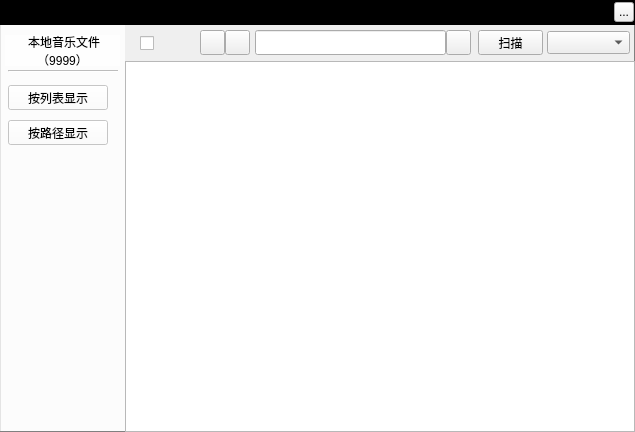
<?xml version="1.0" encoding="UTF-8"?>
<ui version="4.0">
 <class>MusicLocalSongsManagerWidget</class>
 <widget class="QWidget" name="MusicLocalSongsManagerWidget">
  <property name="geometry">
   <rect>
    <x>0</x>
    <y>0</y>
    <width>635</width>
    <height>432</height>
   </rect>
  </property>
  <property name="windowTitle">
   <string>MusicLocalSongsManagerWidget</string>
  </property>
  <property name="styleSheet">
   <string notr="true">#MusicLocalSongsManagerWidget{border:1px solid gray}</string>
  </property>
  <widget class="QLabel" name="topTitleBar">
   <property name="geometry">
    <rect>
     <x>0</x>
     <y>0</y>
     <width>635</width>
     <height>25</height>
    </rect>
   </property>
   <property name="styleSheet">
    <string notr="true">background:black</string>
   </property>
   <property name="text">
    <string/>
   </property>
  </widget>
  <widget class="QLabel" name="topTitleName">
   <property name="geometry">
    <rect>
     <x>10</x>
     <y>0</y>
     <width>100</width>
     <height>25</height>
    </rect>
   </property>
   <property name="styleSheet">
    <string notr="true">color:&quot;#FFFFFF&quot;;font-weight:bold</string>
   </property>
   <property name="text">
    <string>本地歌曲管理</string>
   </property>
  </widget>
  <widget class="QToolButton" name="topTitleCloseButton">
   <property name="geometry">
    <rect>
     <x>614</x>
     <y>2</y>
     <width>20</width>
     <height>20</height>
    </rect>
   </property>
   <property name="text">
    <string>...</string>
   </property>
  </widget>
  <widget class="QWidget" name="widget" native="true">
   <property name="geometry">
    <rect>
     <x>0</x>
     <y>25</y>
     <width>125</width>
     <height>406</height>
    </rect>
   </property>
   <property name="styleSheet">
    <string notr="true">background:rgba(255,255,255,200)</string>
   </property>
   <widget class="QPushButton" name="showlistButton">
    <property name="geometry">
     <rect>
      <x>8</x>
      <y>60</y>
      <width>100</width>
      <height>25</height>
     </rect>
    </property>
    <property name="text">
     <string>按列表显示</string>
    </property>
   </widget>
   <widget class="QPushButton" name="showPathButton">
    <property name="geometry">
     <rect>
      <x>8</x>
      <y>95</y>
      <width>100</width>
      <height>25</height>
     </rect>
    </property>
    <property name="text">
     <string>按路径显示</string>
    </property>
   </widget>
   <widget class="QLabel" name="songCountLabel">
    <property name="geometry">
     <rect>
      <x>5</x>
      <y>10</y>
      <width>115</width>
      <height>31</height>
     </rect>
    </property>
    <property name="text">
     <string> 本地音乐文件（9999）</string>
    </property>
    <property name="alignment">
     <set>Qt::AlignCenter</set>
    </property>
    <property name="wordWrap">
     <bool>true</bool>
    </property>
   </widget>
   <widget class="Line" name="line">
    <property name="geometry">
     <rect>
      <x>8</x>
      <y>45</y>
      <width>110</width>
      <height>2</height>
     </rect>
    </property>
    <property name="orientation">
     <enum>Qt::Horizontal</enum>
    </property>
   </widget>
  </widget>
  <widget class="MusicTableWidgetAbstract" name="songlistsTable">
   <property name="geometry">
    <rect>
     <x>125</x>
     <y>61</y>
     <width>510</width>
     <height>371</height>
    </rect>
   </property>
  </widget>
  <widget class="QWidget" name="toolWidget" native="true">
   <property name="geometry">
    <rect>
     <x>125</x>
     <y>25</y>
     <width>509</width>
     <height>36</height>
    </rect>
   </property>
   <widget class="QCheckBox" name="allSelectedcheckBox">
    <property name="geometry">
     <rect>
      <x>15</x>
      <y>10</y>
      <width>48</width>
      <height>16</height>
     </rect>
    </property>
   </widget>
   <widget class="QToolButton" name="auditionButton">
    <property name="geometry">
     <rect>
      <x>75</x>
      <y>5</y>
      <width>25</width>
      <height>25</height>
     </rect>
    </property>
   </widget>
   <widget class="QToolButton" name="addButton">
    <property name="geometry">
     <rect>
      <x>100</x>
      <y>5</y>
      <width>25</width>
      <height>25</height>
     </rect>
    </property>
   </widget>
   <widget class="QLineEdit" name="searchLineEdit">
    <property name="geometry">
     <rect>
      <x>130</x>
      <y>5</y>
      <width>191</width>
      <height>25</height>
     </rect>
    </property>
    <property name="styleSheet">
     <string notr="true">border-image: url(:/image/searchline);color:#6495ED;</string>
    </property>
   </widget>
   <widget class="QPushButton" name="scanButton">
    <property name="geometry">
     <rect>
      <x>353</x>
      <y>5</y>
      <width>65</width>
      <height>25</height>
     </rect>
    </property>
    <property name="text">
     <string>扫描</string>
    </property>
   </widget>
   <widget class="QPushButton" name="searchLineLabel">
    <property name="geometry">
     <rect>
      <x>321</x>
      <y>5</y>
      <width>25</width>
      <height>25</height>
     </rect>
    </property>
    <property name="styleSheet">
     <string notr="true">border-image: url(:/share/searchlineleft);</string>
    </property>
   </widget>
   <widget class="QComboBox" name="filterComboBox">
    <property name="geometry">
     <rect>
      <x>422</x>
      <y>6</y>
      <width>83</width>
      <height>23</height>
     </rect>
    </property>
   </widget>
  </widget>
  <widget class="QLabel" name="loadingLabel">
   <property name="geometry">
    <rect>
     <x>270</x>
     <y>220</y>
     <width>220</width>
     <height>19</height>
    </rect>
   </property>
   <property name="text">
    <string/>
   </property>
  </widget>
 </widget>
 <customwidgets>
  <customwidget>
   <class>MusicTableWidgetAbstract</class>
   <extends>QTableWidget</extends>
   <header>../core/musictablewidgetabstract.h</header>
  </customwidget>
 </customwidgets>
 <resources/>
 <connections/>
</ui>
